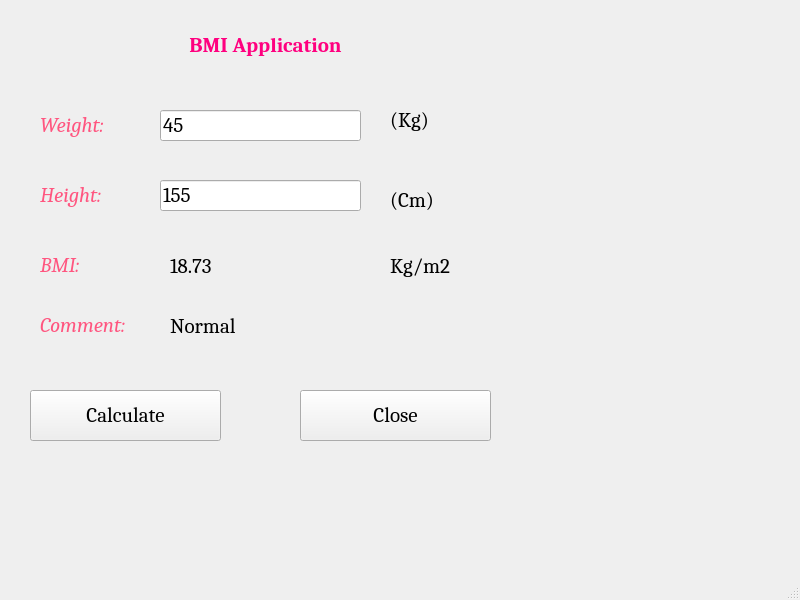
<?xml version="1.0" encoding="UTF-8"?>
<ui version="4.0">
 <class>MainWindow</class>
 <widget class="QMainWindow" name="MainWindow">
  <property name="geometry">
   <rect>
    <x>0</x>
    <y>0</y>
    <width>800</width>
    <height>600</height>
   </rect>
  </property>
  <property name="windowTitle">
   <string>Lê Tường Vy</string>
  </property>
  <widget class="QWidget" name="centralwidget">
   <widget class="QLabel" name="label">
    <property name="geometry">
     <rect>
      <x>130</x>
      <y>20</y>
      <width>271</width>
      <height>51</height>
     </rect>
    </property>
    <property name="font">
     <font>
      <family>Cambria</family>
      <pointsize>16</pointsize>
     </font>
    </property>
    <property name="text">
     <string>&lt;html&gt;&lt;head/&gt;&lt;body&gt;&lt;p align=&quot;center&quot;&gt;&lt;span style=&quot; font-weight:600; color:#ff007f;&quot;&gt;BMI Application&lt;/span&gt;&lt;/p&gt;&lt;/body&gt;&lt;/html&gt;</string>
    </property>
   </widget>
   <widget class="QLabel" name="label_2">
    <property name="geometry">
     <rect>
      <x>40</x>
      <y>110</y>
      <width>88</width>
      <height>32</height>
     </rect>
    </property>
    <property name="font">
     <font>
      <family>Cambria</family>
      <pointsize>16</pointsize>
     </font>
    </property>
    <property name="text">
     <string>&lt;html&gt;&lt;head/&gt;&lt;body&gt;&lt;p&gt;&lt;span style=&quot; font-style:italic; color:#ff557f;&quot;&gt;Weight:&lt;/span&gt;&lt;/p&gt;&lt;/body&gt;&lt;/html&gt;</string>
    </property>
   </widget>
   <widget class="QLabel" name="label_3">
    <property name="geometry">
     <rect>
      <x>40</x>
      <y>180</y>
      <width>84</width>
      <height>32</height>
     </rect>
    </property>
    <property name="font">
     <font>
      <family>Cambria</family>
      <pointsize>16</pointsize>
     </font>
    </property>
    <property name="text">
     <string>&lt;html&gt;&lt;head/&gt;&lt;body&gt;&lt;p&gt;&lt;span style=&quot; font-style:italic; color:#ff557f;&quot;&gt;Height:&lt;/span&gt;&lt;/p&gt;&lt;/body&gt;&lt;/html&gt;</string>
    </property>
   </widget>
   <widget class="QLabel" name="labe_8">
    <property name="geometry">
     <rect>
      <x>40</x>
      <y>240</y>
      <width>101</width>
      <height>51</height>
     </rect>
    </property>
    <property name="font">
     <font>
      <family>Cambria</family>
      <pointsize>16</pointsize>
     </font>
    </property>
    <property name="text">
     <string>&lt;html&gt;&lt;head/&gt;&lt;body&gt;&lt;p&gt;&lt;span style=&quot; font-style:italic; color:#ff557f;&quot;&gt;BMI:&lt;/span&gt;&lt;/p&gt;&lt;/body&gt;&lt;/html&gt;</string>
    </property>
   </widget>
   <widget class="QLabel" name="label_7">
    <property name="geometry">
     <rect>
      <x>40</x>
      <y>310</y>
      <width>117</width>
      <height>32</height>
     </rect>
    </property>
    <property name="font">
     <font>
      <family>Cambria</family>
      <pointsize>16</pointsize>
     </font>
    </property>
    <property name="text">
     <string>&lt;html&gt;&lt;head/&gt;&lt;body&gt;&lt;p&gt;&lt;span style=&quot; font-style:italic; color:#ff557f;&quot;&gt;Comment:&lt;/span&gt;&lt;/p&gt;&lt;/body&gt;&lt;/html&gt;</string>
    </property>
   </widget>
   <widget class="QLineEdit" name="lineEditWeight">
    <property name="geometry">
     <rect>
      <x>160</x>
      <y>110</y>
      <width>201</width>
      <height>31</height>
     </rect>
    </property>
    <property name="font">
     <font>
      <family>Cambria</family>
      <pointsize>16</pointsize>
     </font>
    </property>
    <property name="text">
     <string>45</string>
    </property>
    <property name="clearButtonEnabled">
     <bool>false</bool>
    </property>
   </widget>
   <widget class="QLineEdit" name="lineEditHeight">
    <property name="geometry">
     <rect>
      <x>160</x>
      <y>180</y>
      <width>201</width>
      <height>31</height>
     </rect>
    </property>
    <property name="font">
     <font>
      <family>Cambria</family>
      <pointsize>16</pointsize>
     </font>
    </property>
    <property name="text">
     <string>155</string>
    </property>
    <property name="clearButtonEnabled">
     <bool>false</bool>
    </property>
   </widget>
   <widget class="QLabel" name="label_4">
    <property name="geometry">
     <rect>
      <x>390</x>
      <y>100</y>
      <width>81</width>
      <height>41</height>
     </rect>
    </property>
    <property name="font">
     <font>
      <family>Cambria</family>
      <pointsize>16</pointsize>
     </font>
    </property>
    <property name="text">
     <string>(Kg)</string>
    </property>
   </widget>
   <widget class="QLabel" name="label_5">
    <property name="geometry">
     <rect>
      <x>390</x>
      <y>180</y>
      <width>61</width>
      <height>41</height>
     </rect>
    </property>
    <property name="font">
     <font>
      <family>Cambria</family>
      <pointsize>16</pointsize>
     </font>
    </property>
    <property name="text">
     <string>(Cm)</string>
    </property>
   </widget>
   <widget class="QLabel" name="label_6">
    <property name="geometry">
     <rect>
      <x>390</x>
      <y>250</y>
      <width>80</width>
      <height>32</height>
     </rect>
    </property>
    <property name="font">
     <font>
      <family>Cambria</family>
      <pointsize>16</pointsize>
     </font>
    </property>
    <property name="text">
     <string>Kg/m2</string>
    </property>
   </widget>
   <widget class="QLabel" name="labelComment">
    <property name="geometry">
     <rect>
      <x>170</x>
      <y>310</y>
      <width>191</width>
      <height>32</height>
     </rect>
    </property>
    <property name="font">
     <font>
      <family>Cambria</family>
      <pointsize>16</pointsize>
     </font>
    </property>
    <property name="text">
     <string>Normal</string>
    </property>
   </widget>
   <widget class="QLabel" name="labelBMI">
    <property name="geometry">
     <rect>
      <x>170</x>
      <y>250</y>
      <width>111</width>
      <height>32</height>
     </rect>
    </property>
    <property name="font">
     <font>
      <family>Cambria</family>
      <pointsize>16</pointsize>
     </font>
    </property>
    <property name="text">
     <string>18.73</string>
    </property>
   </widget>
   <widget class="QPushButton" name="pushButtonCalculate">
    <property name="geometry">
     <rect>
      <x>30</x>
      <y>390</y>
      <width>191</width>
      <height>51</height>
     </rect>
    </property>
    <property name="font">
     <font>
      <family>Cambria</family>
      <pointsize>16</pointsize>
     </font>
    </property>
    <property name="text">
     <string>Calculate</string>
    </property>
    <property name="icon">
     <iconset>
      <normaloff>images/9875985_calculator_math_calculate_icon.png</normaloff>images/9875985_calculator_math_calculate_icon.png</iconset>
    </property>
    <property name="iconSize">
     <size>
      <width>50</width>
      <height>50</height>
     </size>
    </property>
   </widget>
   <widget class="QPushButton" name="pushButtonClose">
    <property name="geometry">
     <rect>
      <x>300</x>
      <y>390</y>
      <width>191</width>
      <height>51</height>
     </rect>
    </property>
    <property name="font">
     <font>
      <family>Cambria</family>
      <pointsize>16</pointsize>
     </font>
    </property>
    <property name="text">
     <string>Close</string>
    </property>
    <property name="icon">
     <iconset>
      <normaloff>images/6038_close_error_invalid_wrong_icon.png</normaloff>images/6038_close_error_invalid_wrong_icon.png</iconset>
    </property>
    <property name="iconSize">
     <size>
      <width>30</width>
      <height>30</height>
     </size>
    </property>
   </widget>
  </widget>
  <widget class="QMenuBar" name="menubar">
   <property name="geometry">
    <rect>
     <x>0</x>
     <y>0</y>
     <width>800</width>
     <height>26</height>
    </rect>
   </property>
  </widget>
  <widget class="QStatusBar" name="statusbar"/>
 </widget>
 <resources/>
 <connections>
  <connection>
   <sender>pushButtonClose</sender>
   <signal>clicked()</signal>
   <receiver>MainWindow</receiver>
   <slot>close()</slot>
   <hints>
    <hint type="sourcelabel">
     <x>395</x>
     <y>441</y>
    </hint>
    <hint type="destinationlabel">
     <x>399</x>
     <y>299</y>
    </hint>
   </hints>
  </connection>
 </connections>
</ui>
